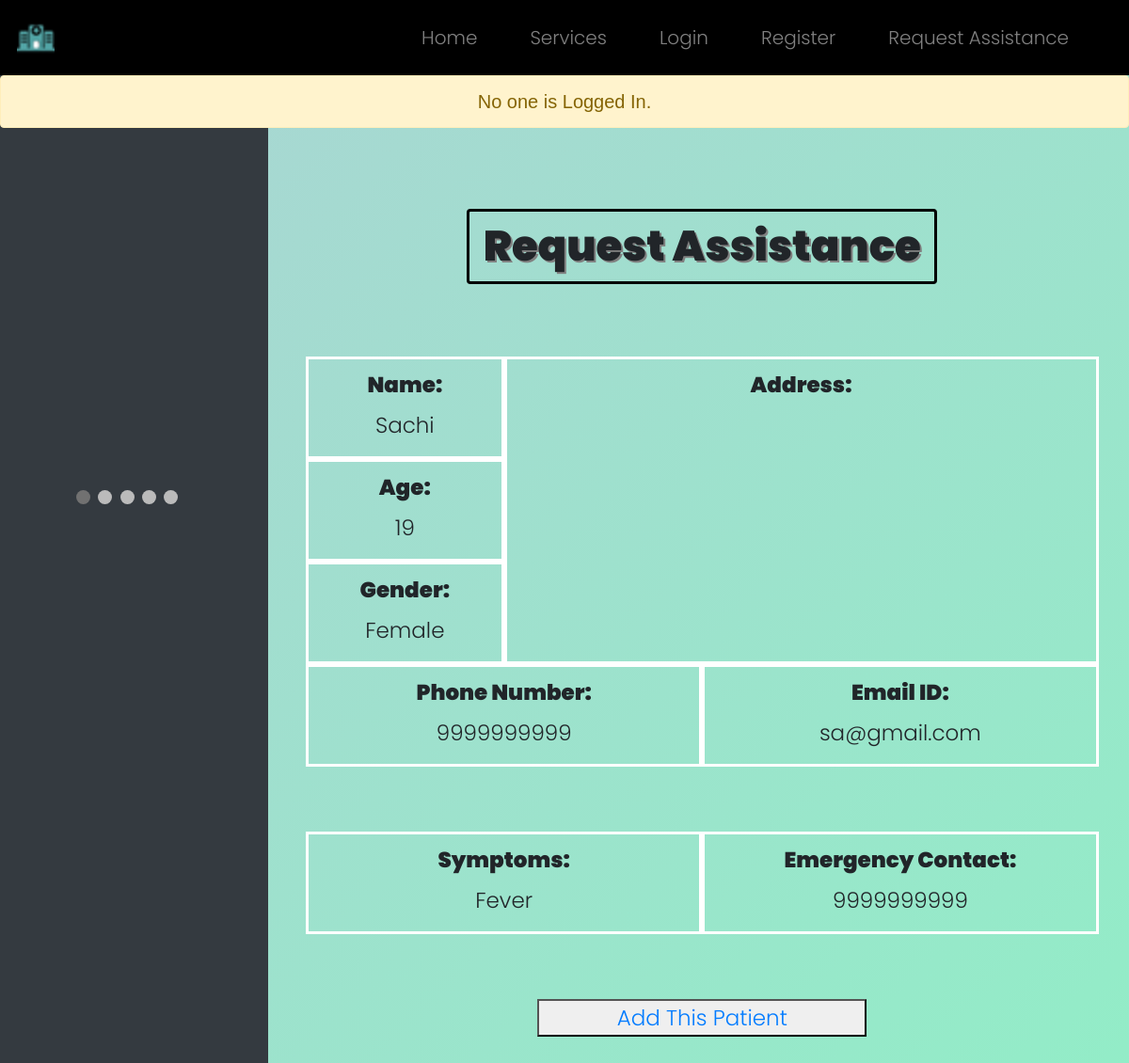
Before: /request/4 with the older database file.
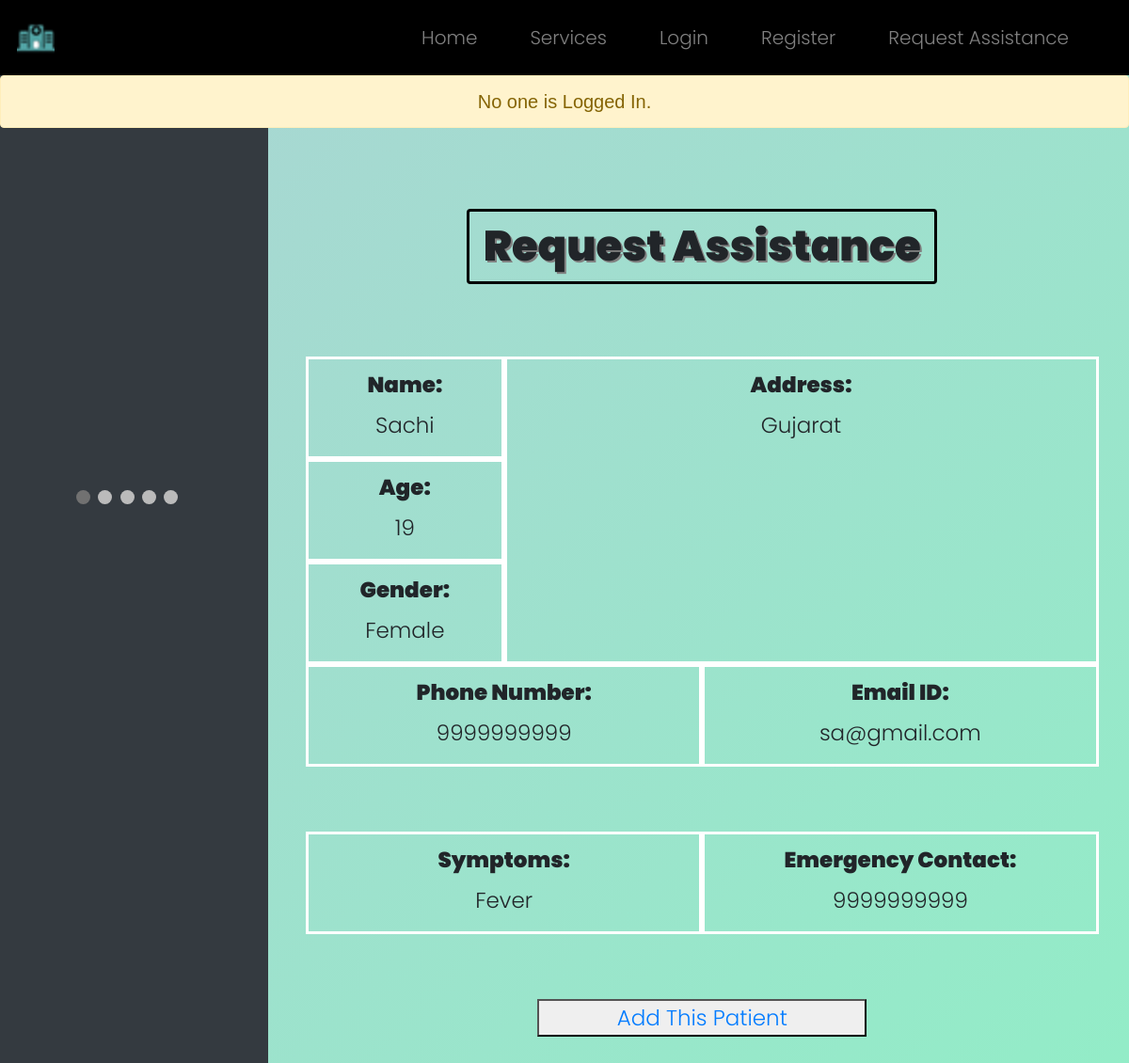
After: the same page with the newer database file.
### WebApp/models.py (models this page shows)
class Req(models.Model):
    req_id = models.AutoField(primary_key=True)
    name = models.CharField(max_length=64)
    age = models.IntegerField()
    gender = models.CharField(max_length=64)
    address = models.TextField()
    phone = models.CharField(max_length=64)
    email = models.CharField(max_length=64)
    symptoms = models.TextField()
    emg_phone = models.CharField(max_length=64)

### WebApp/views.py (the view)
# urls.py: path("request/<id>", views.indirequest, name="indirequest"),
def indirequest(request, id):
    req=Req.objects.get(req_id=id)
    return render (request, "WebApp/indirequest.html", {"req": req})

### WebApp/templates/WebApp/indirequest.html (shortened to what this page needs)
{% extends "WebApp/layout.html" %}
{% load static %}
{% block notif %}
<div class="notif">
    {% if user.is_authenticated %}
        <div class="alert alert-success" role="alert">
            <center>Logged in as <strong>{{ user.username }}</strong>.</center>
        </div>
    {% else %}
        <div class="alert alert-warning" role="alert">
            <center>No one is Logged In.</center>
        </div>
    {% endif %}
</div>
{% endblock %}
{% block body %}
<div class="row">
    <div class="col-3 abtimg">
        <div class="slideshow-container">
            </div>
            <br>
            <div style="text-align:center">
              <span class="dot"></span>
              <span class="dot"></span>
              <span class="dot"></span>
              <span class="dot"></span>
              <span class="dot"></span>
            </div>
    </div>
    <div class="col-9 login" style="font-size: min(23px,4vw); margin-bottom: 100px;  border: none;">
        <center><h1 class=tit>Request Assistance</h1></center>
        <br><br>
        <center>
        <form class="form" action="{% url 'request' %}" method="post" style="margin-left: 40px; margin-right: 40px;">
            <div class=row>
                <div class=col-3>
                    <div class=row>
                        <div class="col">
                            <label>Name:</label>
                            <p>{{req.name}}</p>
                        </div>
                    </div>
                    <div class=row>
                        <div class="col">
                            <label>Age:</label>
                            <p>{{req.age}}</p>
                        </div>
                    </div>
                    <div class=row>
                        <div class="col">
                            <label>Gender:</label>
                            <p>{{req.gender}}</p>
                        </div>
                    </div>
                </div>
                <div class="col-9">
                    <label>Address:</label>
                    <p>{{req.address}}</p>
                </div>
            </div>
            <div class=row>
                <div class="col">
                    <label>Phone Number:</label>
                    <p>{{req.phone}}</p>
                </div>
                <div class="col">
                    <label>Email ID:</label>
                    <p>{{req.email}}</p>
                </div>
            </div>
            <br><br>
            <div class=row>
                <div class="col">
                    <label>Symptoms:</label>
                    <p>{{req.symptoms}}</p>
                </div>
                <div class="col">
                    <label>Emergency Contact:</label>
                    <p>{{req.emg_phone}}</p>
                </div>
            </div>
            </center>
            <br><br>
            <center><button type="submit" class="update"><a href="{% url 'addrequest' id=req.req_id %}">Add This Patient</a></button></center>
    </div>
  </div>
{% endblock %}

Changed rows visible on the page:
changed Req "Sachi": address (not shown) → "Gujarat"
